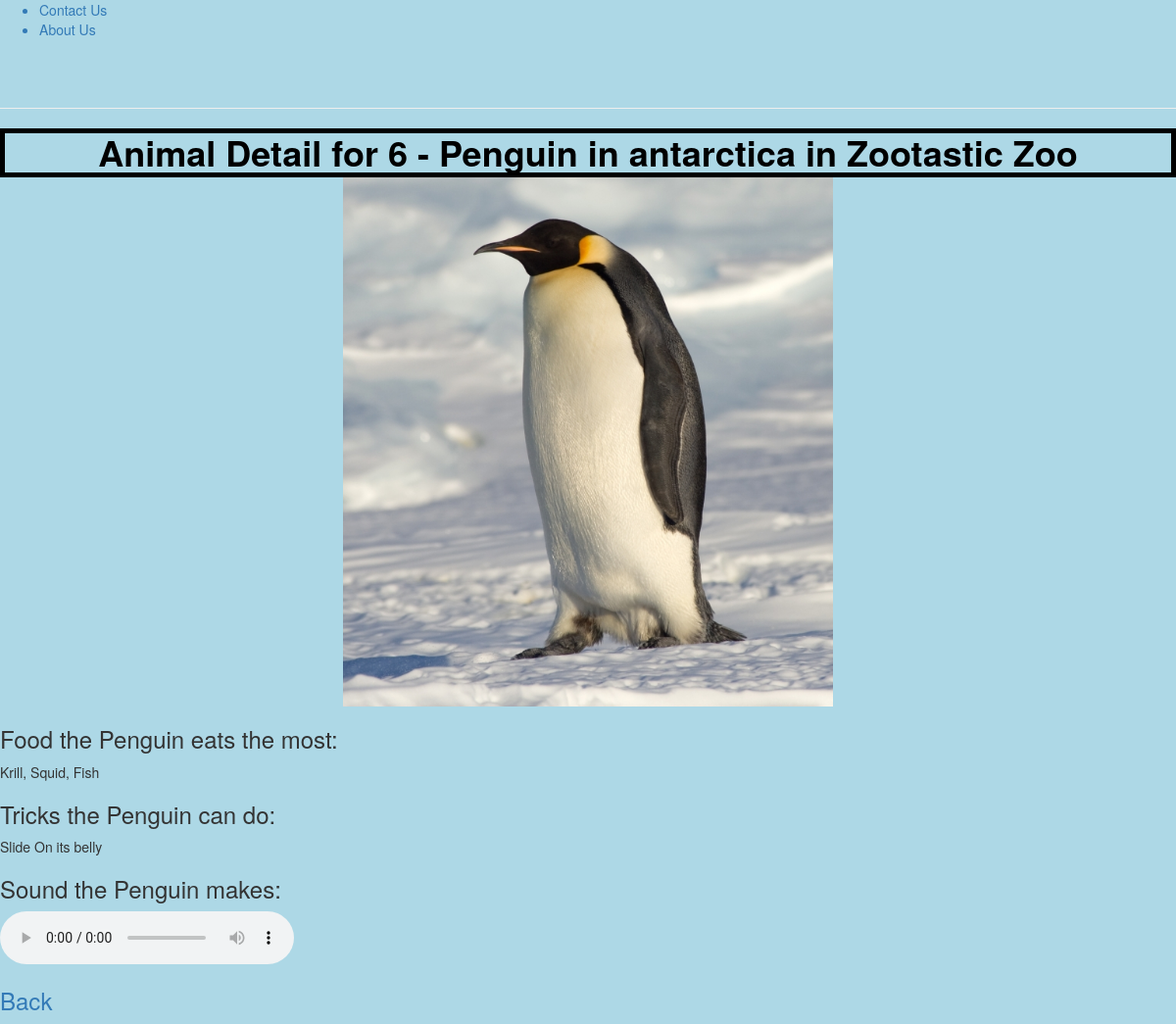
Page /zoo/animal/6 on the committed database.
### zoo/models.py (models this page shows, shortened)
class Animal(models.Model):
	name = models.CharField(max_length=200, help_text="Enter Animal Name")
	imageFileName = models.CharField(max_length=200, help_text="Enter logo file name", null=True)
	exhibit = models.ForeignKey('Exhibit', on_delete=models.SET_NULL, null=True)
	soundFileName = models.CharField(max_length=200, help_text="Enter sound file name", null=True, blank=True)
	tricksDescription = models.TextField(max_length=1000, help_text='Enter a description of the tricks')
	dietDescription = models.TextField(max_length=1000, help_text='Enter a description of the diet')

class Exhibit(models.Model):
	name = models.CharField(max_length=200, help_text="Enter Exhbit Name")
	zoo = models.ForeignKey('Zoo', on_delete=models.SET_NULL, null=True)
	def get_absolute_url(self):
		return reverse('exhibitDetail', args=[str(self.id)])

class Zoo(models.Model):
	name = models.CharField(max_length=200, help_text="Enter Zoo Name")
	logoFileName = models.CharField(max_length=200, help_text="Enter logo file name", null=True)

### zoo/views.py (the view)
# urls.py: path('animal/<int:pk>', views.AnimalDetailView.as_view(), name='animalDetail'),
class AnimalDetailView(generic.DetailView):
    model = Animal

### zoo/templates/zoo/animal_detail.html
{% extends "base_generic.html" %}
{% block content %}
<h1>Animal Detail for {{ animal.id }} - {{ animal.name }} in
  {{ animal.exhibit.name }} in {{ animal.exhibit.zoo.name }}</h1>
{% load static %}
<img class="photo" src="{% static animal.imageFileName %}">
<h3>Food the {{ animal.name }} eats the most:</h3>
{{ animal.dietDescription}}
<h3>Tricks the {{animal.name }} can do:</h3>
{{ animal.tricksDescription}}
<h3>Sound the {{animal.name }} makes:</h3>
{% if animal.soundFileName %}
	<audio controls>
		<source src="{% static animal.soundFileName %}" type="audio/mpeg">
	</audio>
{% else %}
	<p>This animal doesnt make a sound</p>
{% endif %}
<h3><a class="Back" href="{{ animal.exhibit.get_absolute_url }}">Back</a></h3>
{% endblock %}

### zoo/static/css/styles.css (style rules this page uses)
h1 { color:black; font-weight: bold; margin: auto; text-align: center; border-style: solid; border-width: 5px; }
body { background-color:#ADD8E6; }
.photo { width:500px; margin-left: auto; margin-right: auto; display: block; }

### rows in the picture
Animal: id "6", name "Penguin", exhibit.name "antarctica", exhibit.zoo.name "Zootastic Zoo", imageFileName (picture), dietDescription "Krill, Squid, Fish", tricksDescription "Slide On its belly"
